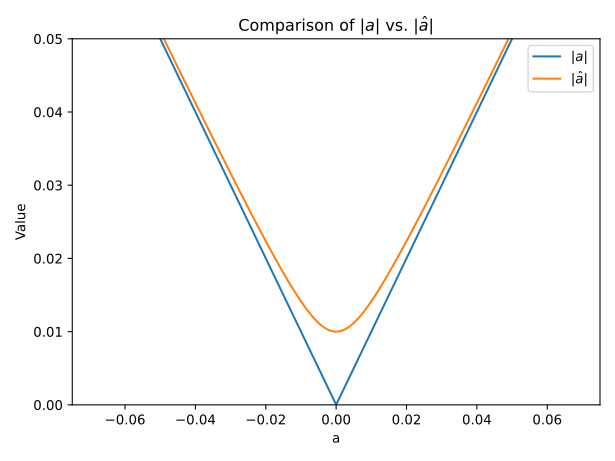

Source code (Python):
import numpy as np
import matplotlib.pyplot as plt

def main():
    # Define the range of a values (zoomed around zero)
    a = np.linspace(-0.1, 0.1, 10000)
    epsilon = 1e-4

    # Compute |a| and |â a|
    abs_a = np.sqrt(a**2)
    abs_hat = np.sqrt(a**2 + epsilon)

    # Plot both curves
    plt.figure()
    plt.plot(a, abs_a, label='$|a|$')
    plt.plot(a, abs_hat, label='$|\\hat{a}|$')
    plt.xlabel('a')
    plt.ylabel('Value')
    plt.title('Comparison of $|a|$ vs. $|\\hat{a}|$')
    plt.legend()
    #plt.grid(True)
    # Zoom in on the origin
    plt.xlim(-0.075, 0.075)
    plt.ylim(0, 0.05)
    plt.tight_layout()
    plt.savefig('normalizationSmoothing.svg', format='svg')
    plt.show()

if __name__ == '__main__':
    main()
